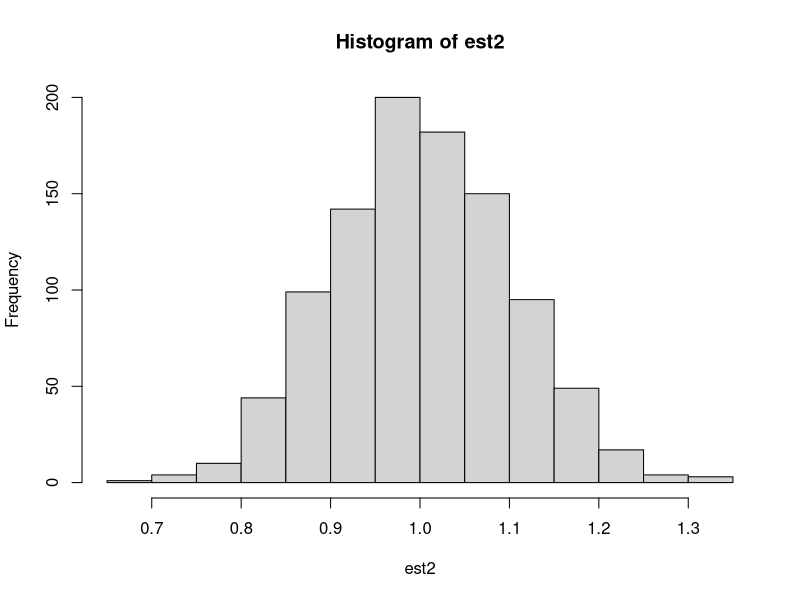
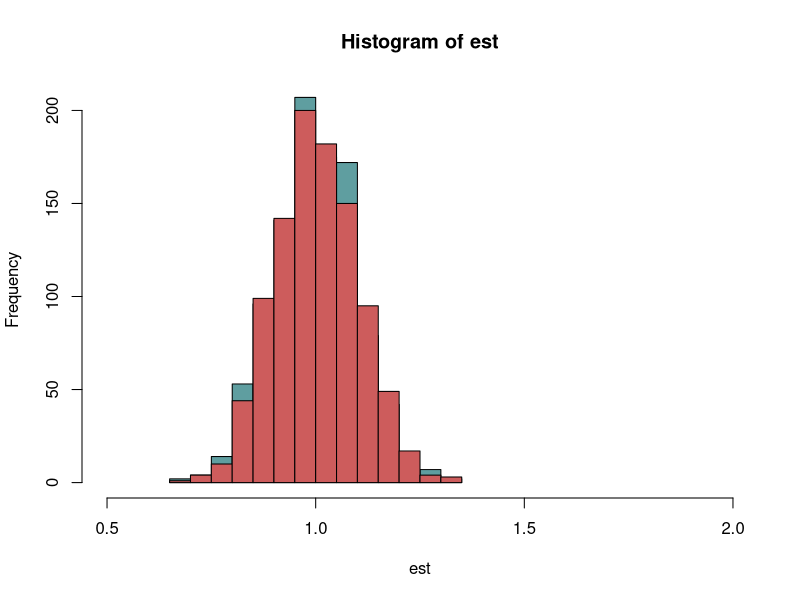
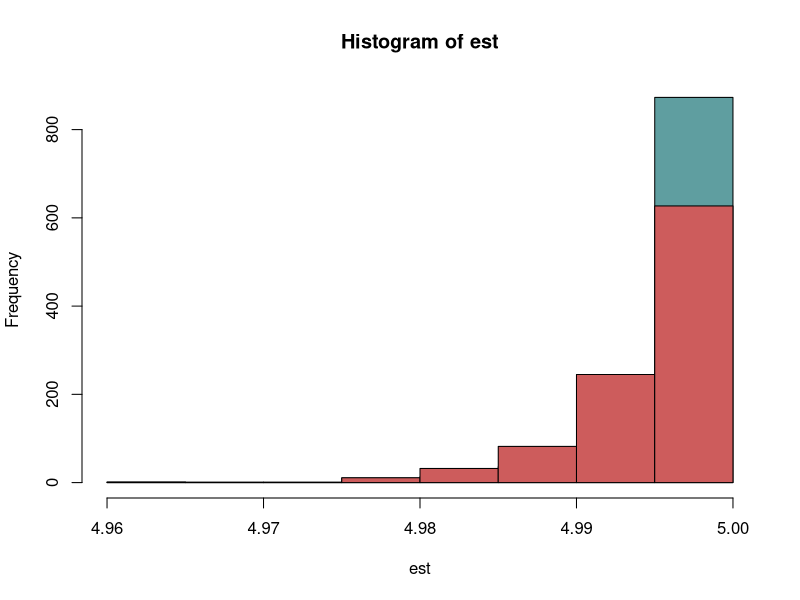
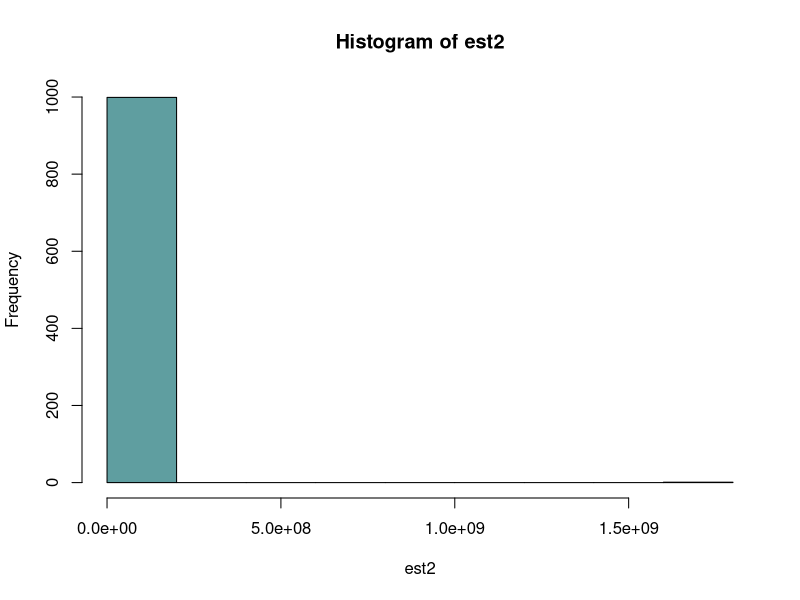
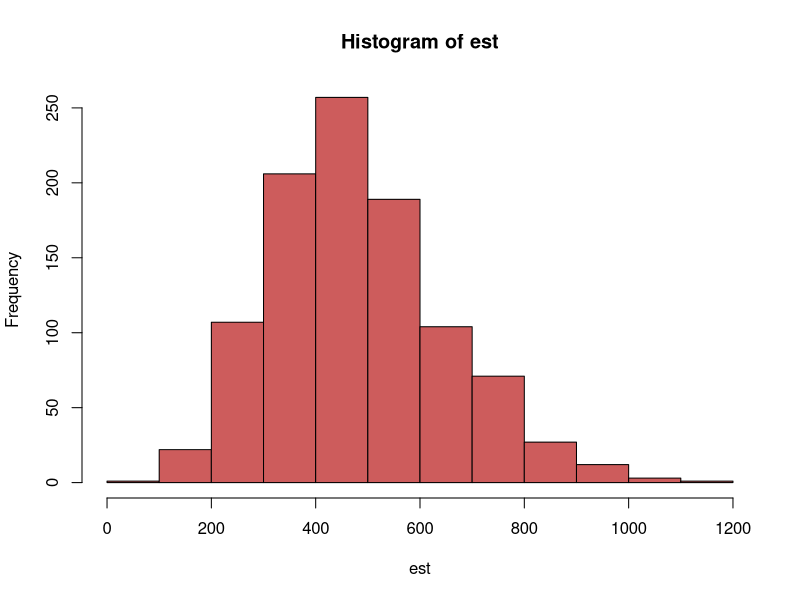
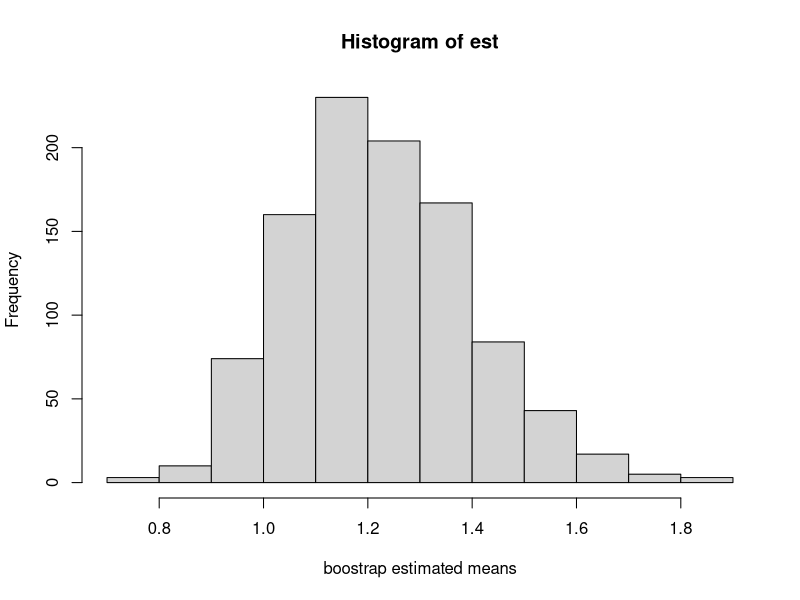
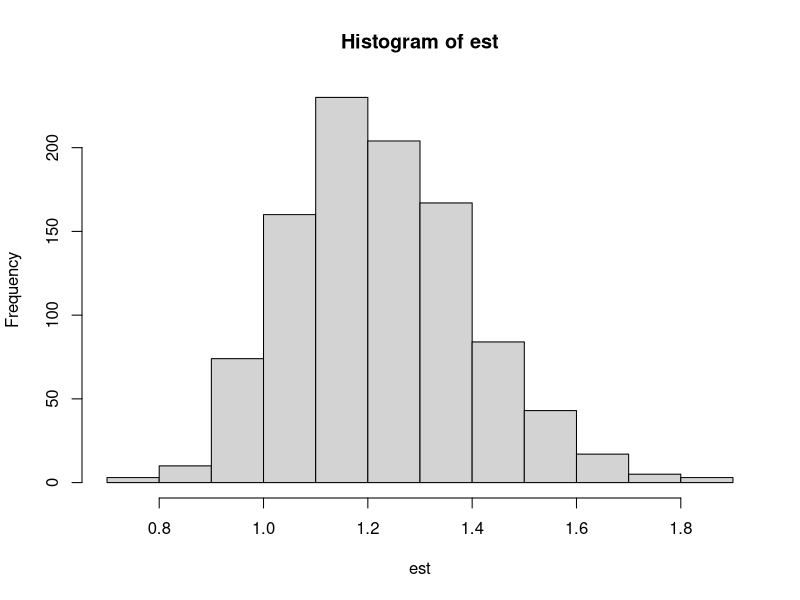

The R script that drew these images, in order:
## ---- chunk 1
library(ggplot2)
## ---- chunk 2
data = rnorm(1000, 1, 3)
mean(data)

est=NULL
for (i in 1:1000){
  boot = sample(data, 1000, replace=TRUE)
  mean = mean(boot)
  est = append(est, mean)
}
mean(est)
sd(est)
## ---- chunk 3
est2=NULL
for (i in 1:1000){
  data = rnorm(1000, 1, 3)
  mean = mean(data)
  est2 = append(est2, mean)
}
mean(est2)
sd(est2)
hist(est2)
## ---- chunk 4
par(mfrow=c(1,1))
hist(est, col = "cadetblue", xlim=c(0.5,2))
hist(est2, col="indianred", add=TRUE)
## ---- chunk 5
data = runif(1000, 0, 5)
max(data)

est=NULL
for (i in 1:1000){
  boot = sample(data, 1000, replace=TRUE)
  maxi = max(boot)
  est = append(est, maxi)
}

max(est)
sd(est)

est2=NULL
for (i in 1:1000){
  data = runif(1000, 0, 5)
  maxi = max(data)
  est2 = append(est2, maxi)
}
max(est2)
sd(est2)

hist(est, col = "cadetblue")
hist(est2, col="indianred", add=TRUE)
## ---- chunk 6
1-(1-(1/1000))^1000
## ---- chunk 7
data = rcauchy(1000, 1, 2)
mean(data)

est=NULL
for (i in 1:1000){
  boot = sample(data, 1000, replace=TRUE)
  vari = var(boot)
  est = append(est, vari)
}

est2=NULL
for (i in 1:1000){
  data = rcauchy(1000, 1, 2)
  vari = var(data)
  est2 = append(est2, vari)
}
mean(est2)
mean(est)
sd(est2)
sd(est)

hist(est2, col = "cadetblue") #spectacular failure
hist(est, col="indianred")

## ---- chunk 8
aspirin = c(rep(1,119), rep(0,10918))
placebo = c(rep(1,98), rep(0,10936))
## ---- chunk 9
est=NULL
for (i in 1:1000){
  bootA = sample(aspirin, 11037, replace=TRUE)
  bootB = sample(placebo, 11034, replace=TRUE)
  theta = (sum(bootA)/length(bootA))/(sum(bootB)/length(bootB))
  est = append(est, theta)
}

hist(est, xlab = "boostrap estimated means")
## ---- chunk 10
se <- function(x) sqrt(var(x)/length(x))

hist(est)
mean(est)
sd(est)
se(est)
## ---- chunk 11
quantile(est, 0.95)
quantile(est, 0.05)
## ---- chunk 12
trmt = c(94, 197, 16, 38, 99, 141, 23)
control = c(52, 104, 146, 10, 51, 30, 40, 27, 46)

mean(trmt)
mean(control)
diff = mean(trmt) - mean(control)

se(trmt)
se(control)
sediff = sqrt(se(trmt)^2 + se(control)^2)
## ---- chunk 13
diff/sediff
## ---- chunk 14
median(trmt)
median(control)
diff2 = median(trmt) - median(control)
## ---- chunk 15
meanA=NULL
meanB=NULL
medianA=NULL
medianB=NULL
for (i in 1:200){
  bootA = sample(trmt, 7, replace=TRUE)
  bootB = sample(control, 9, replace=TRUE)
  meanA = append(meanA, mean(bootA))
  meanB = append(meanB, mean(bootB))
  medianA = append(medianA, median(bootA))
  medianB = append(medianB, median(bootB))
}

seBootA = sd(meanA)
seBootB = sd(meanB)
seBootAm = sd(medianA)
seBootBm = sd(medianB)
## ---- chunk 16
sediff = sqrt(seBootA**2 + seBootB**2)
diff/sediff
## ---- chunk 17
sediff2 = sqrt(seBootAm**2 + seBootBm**2)
diff2/sediff2
## ---- chunk 18
trmt = trmt/7
control = control/7
